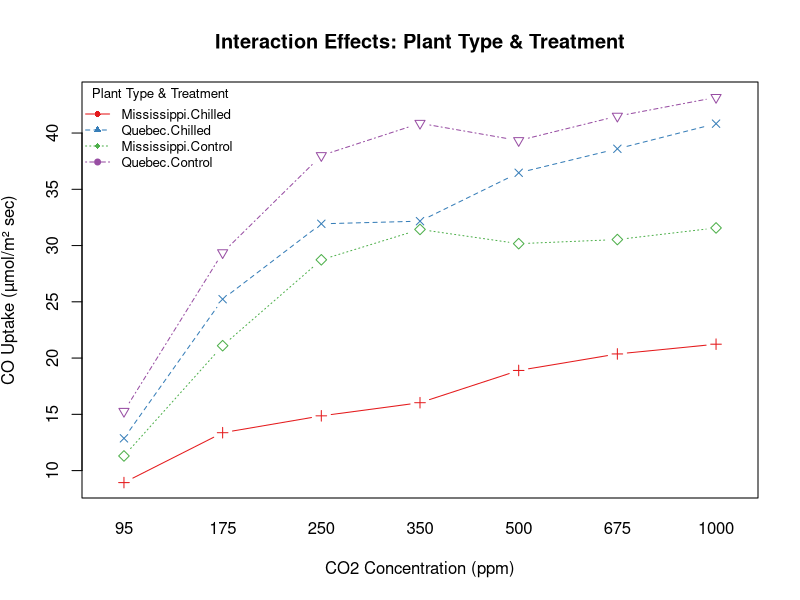
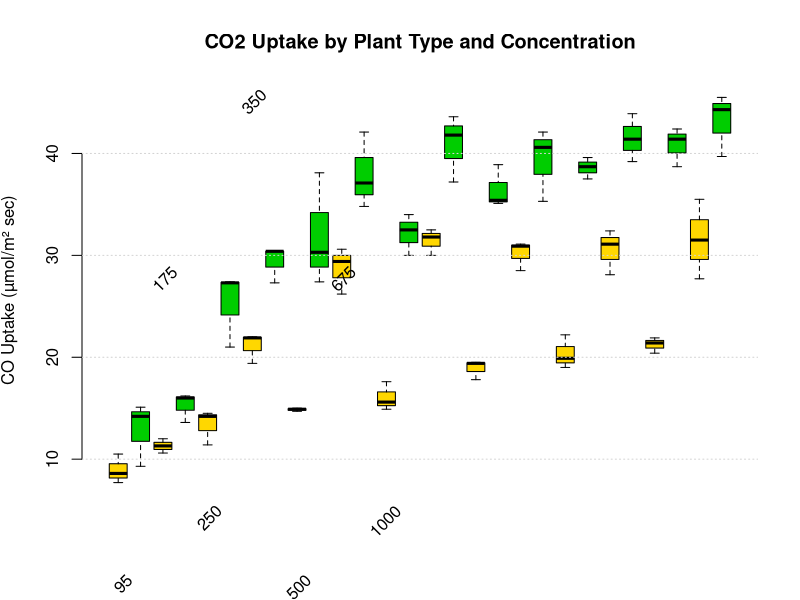

The R script that drew these images, in order:
# Creating the dataset based on the table
Plant <- rep(1:6, each = 7, times = 2)  # 6 plants for each group, each measured at 7 CO2 levels
Treatment <- rep(c("Control", "Chilled"), each = 21)  # 3 plants per treatment, repeated for both groups
Group <- rep(c("Quebec", "Mississippi"), each = 42)  # Two groups: Quebec and Mississippi
CO2_Concentration <- rep(c(95, 175, 250, 350, 500, 675, 1000), times = 12)  # 7 CO2 levels

# CO2 Uptake Rates from the table
CO2_Uptake <- c(
  # Quebec Control
  16.0, 30.4, 34.8, 37.2, 35.3, 39.2, 39.7,
  13.6, 27.3, 37.1, 41.8, 40.6, 41.4, 44.3,
  16.2, 30.4, 42.1, 43.6, 42.1, 43.9, 45.5,
  # Quebec Chilled
  14.2, 27.4, 30.3, 32.5, 35.4, 38.7, 38.7,
  9.3, 27.3, 27.4, 30.0, 35.1, 37.5, 42.4,
  15.1, 21.0, 38.1, 34.0, 38.9, 39.6, 41.4,
  # Mississippi Control
  10.6, 21.9, 26.2, 30.0, 30.9, 32.4, 35.5,
  12.0, 22.0, 30.6, 31.8, 31.1, 31.1, 31.5,
  11.3, 19.4, 29.4, 32.5, 28.5, 28.1, 27.7,
  # Mississippi Chilled
  10.5, 14.2, 14.7, 15.6, 19.5, 22.2, 21.9,
  7.7, 11.4, 14.9, 14.9, 17.8, 19.0, 20.4,
  8.6, 14.5, 15.0, 17.6, 19.4, 19.9, 21.4
)
Data <- data.frame(Plant, Treatment, Group, CO2_Concentration, CO2_Uptake)
Immah <- subset(Data, Treatment %in% c("Control", "Chilled"))
Immah$conc_factor <- factor(Immah$CO2_Concentration)
fit <- aov(CO2_Uptake ~ Group * Treatment * conc_factor + Error(Plant/conc_factor), 
data = Immah)
summary(fit)
Immah$Group <- interaction(Immah$Group, Immah$Treatment)
col_palette <- c("#E41A1C", "#377EB8", "#4DAF4A", "#984EA3")
interaction.plot(x.factor = Immah$conc_factor,
                 trace.factor = Immah$Group,response = Immah$CO2_Uptake,
                 type = "b",col = col_palette,pch = 3:6,lty = 1:4,
                 xlab = "CO2 Concentration (ppm)",ylab = expression("CO"*" Uptake (µmol/m² sec)"),
                 main = "Interaction Effects: Plant Type & Treatment",legend = FALSE) # We'll add custom legend
legend("topleft", legend = levels(Immah$Group),title = "Plant Type & Treatment",
       col = col_palette,pch = 16:19,lty = 1:4, bty = "n", cex = 0.8)
boxplot(CO2_Uptake ~ Group * conc_factor, data = Immah, col = c("gold", "green3"),
        main = "CO2 Uptake by Plant Type and Concentration",
        ylab = expression("CO"*" Uptake (µmol/m² sec)"),xlab = "", axes = FALSE)
axis(2)
text(x = 1:length(unique(Immah$conc_factor)) * 2 - 0.5, y = par("usr") - 1, 
     labels = levels(Immah$conc_factor),srt = 45, adj = 1, xpd = NA)
mtext("CO2 Concentration (ppm)", side = 1, line = 6)
grid(nx = NA, ny = NULL)
par(las = 0)
par(mar = c(5, 4, 4, 2))